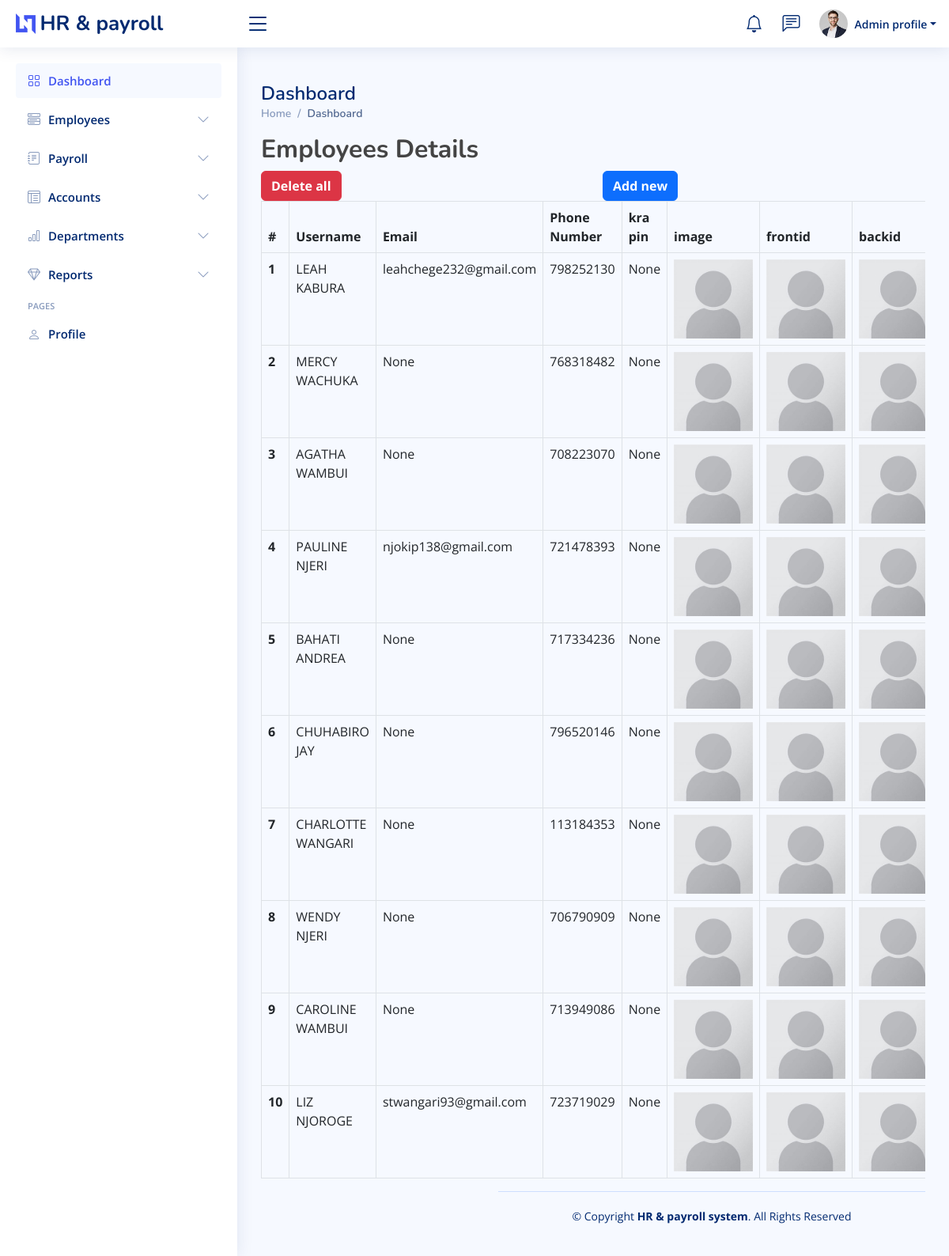
Screenshot of /home/employeeList/ with the database file from the repository.
### first/models.py (models this page shows, shortened)
class Employees(models.Model):
    SALARY_TYPE_CHOICES = (
        ('COMMISION', 'Commision'),
        ('FIXED', 'Fixed'),
    )
    first_name = models.CharField(max_length=255)
    middle_name = models.CharField(max_length=255)
    last_name = models.CharField(max_length=255)
    username = models.CharField(max_length=255)
    Employement_id = models.IntegerField()
    Email = models.EmailField(blank=True, null=True)
    phone_number = models.IntegerField(blank=True, null=True)
    kra_pin = models.IntegerField(blank=True, null=True)
    image = models.ImageField(upload_to='upload/', default = 'a.png', blank=True, null=True)
    front_id_image = models.ImageField(upload_to='upload/',  default = 'a.png' ,  blank=True, null=True)
    back_id_image = models.ImageField(upload_to='upload/',  default = 'a.png',  blank=True, null=True)
    salary_type=models.CharField(max_length=255,blank=True, choices=SALARY_TYPE_CHOICES)
    department = models.ForeignKey("Department", on_delete=models.CASCADE, related_name='employees')
    next_of_kin_first_name = models.CharField(max_length=255, blank=True, null=True)
    next_of_kin_middle_name =models.CharField(max_length=255, blank=True, null=True)
    next_of_kin_last_name = models.CharField(max_length=255, blank=True, null=True)
    next_of_kin_national_id = models.IntegerField( blank=True, null=True)
    next_of_kin_relationship = models.CharField(max_length=255, blank=True, null=True)
    next_of_kin_phone_number = models.IntegerField(blank=True, null=True)
    next_of_kin_email = models.EmailField(blank=True, null=True)
    date = models.DateTimeField(auto_now_add=True, blank=True, null=True)
    total_income = models.IntegerField(default=0, blank=True)

### first/employeesViews.py (the view)
# urls.py: path('employeeList/', employeesViews.employeeList, name='employeeList'),
def employeeList(request):
    employees = Employees.objects.all()
    employees_number = Employees.objects.count()
    context = {
        'employees' : employees,
        'employees_number' : employees_number
    }
    return render(request, 'Dashboard/employeeList.html', context)

### first/templates/Dashboard/employeeList.html (shortened to what this page needs)
{% extends "Dashboard/base.html" %}
{% load bootstrap5 %}
{% block content %}
<div class="container-xl">
  <div class="table-responsive">
      <div class="table-wrapper">
          <div class="table-title">
              <div class="row">
                  <div class="col-sm-8"><h2><b>Employees</b> <b>Details</b></h2></div>
              </div>
          </div>
          <div class="row">
            <div class="col">
              <form method="POST" action="{% url 'deleteAllEmployees' %}" enctype="multipart/form-data">
               <button type="submit" class="btn btn-danger"><b>Delete all</b></button>
            </form>
            </div>
            <div class="col" style="display:flex;">
               <button type="submit" class="btn btn-primary"><a href="{% url 'addEmployee' %}" style="color:white;"><b>Add new</b></a> </button>
            </div>
          </div>
          <table class="table  table-bordered">
              <thead>
                  <tr>
                      <th>#</th>
                      <th scope="col">Username</th>
                      <th scope="col">Email</th>
                      <th scope="col">Phone Number</th>
                      <th scope="col">kra pin</th>
                      <th scope="col">image</th>
                      <th scope="col">frontid</th>
                      <th scope="col">backid</th>
                  </tr>
              </thead>
              <tbody>
                {% for employee in employees  %}
                <tr>
                  <th scope="row">{{ employee.Employement_id }}</th>
                  <td>{{ employee.username }}</td>
                  <td>{{ employee.Email }}</td>
                  <td>{{ employee.phone_number }}</td>
                  <td>{{ employee.kra_pin }}</td>
                   {% if employee.image %}
                  <td><img style="max-width:100px; max-height:100px;" src= "{{ employee.image.url }}" alt="image"  /></td>
                  {% endif %}
                  <td><img style="max-width:100px; max-height:100px;" src="{{ employee.front_id_image.url }}"/></td>
                  <td><img style="max-width:100px; max-height:100px;"  src="{{ employee.back_id_image.url }}"/></td>
                </tr>
                {% endfor %}
              </tbody>
          </table>
      </div>
  </div>
</div>
{% endblock content %}

### first/templates/Dashboard/base.html (shortened to what this page needs)
<!DOCTYPE html>
{% load static %}
{% load bootstrap5 %}
<html lang="en">
<head>
  <link href="{% static 'vendor/bootstrap/css/bootstrap.min.css' %}" rel="stylesheet">
  <link href="{% static 'vendor/bootstrap-icons/bootstrap-icons.css' %}" rel="stylesheet">
  <link href="{% static 'vendor/boxicons/css/boxicons.min.css' %}" rel="stylesheet">
  <link href="{% static 'vendor/quill/quill.snow.css' %}" rel="stylesheet">
  <link href="{% static 'vendor/quill/quill.bubble.css' %}" rel="stylesheet">
  <link href="{% static 'vendor/remixicon/remixicon.css' %}" rel="stylesheet">
  <link href="{% static 'vendor/simple-datatables/style.css' %}" rel="stylesheet">
  <link href="{% static 'css/style.css' %}" rel="stylesheet">
</head>
<body>
  <header id="header" class="header fixed-top d-flex align-items-center">
    <div class="d-flex align-items-center justify-content-between">
      <a href="{%  url 'index'  %}" class="logo d-flex align-items-center">
        <img src="{% static 'img/logo.png'  %}" alt="">
        <span class="d-none d-lg-block">HR & payroll</span>
      </a>
      <i class="bi bi-list toggle-sidebar-btn"></i>
    </div>
    <nav class="header-nav ms-auto">
      <ul class="d-flex align-items-center">
        <li class="nav-item dropdown">
          <a class="nav-link nav-icon" href="#" data-bs-toggle="dropdown">
            <i class="bi bi-bell"></i>
          </a>
        </li>
        <li class="nav-item dropdown">
          <a class="nav-link nav-icon" href="#" data-bs-toggle="dropdown">
            <i class="bi bi-chat-left-text"></i>
          </a>
        </li>
        <li class="nav-item dropdown pe-3">
          <a class="nav-link nav-profile d-flex align-items-center pe-0" href="#" data-bs-toggle="dropdown">
            <img src="{% static 'img/profile-img.jpg'   %}" alt="Profile" class="rounded-circle">
            <span class="d-none d-md-block dropdown-toggle ps-2">Admin profile</span>
          </a>
        </li>
      </ul>
    </nav>
  </header>
  <aside id="sidebar" class="sidebar">
    <ul class="sidebar-nav" id="sidebar-nav">
      <li class="nav-item">
        <a class="nav-link " href="{% url 'index' %}">
          <i class="bi bi-grid"></i>
          <span>Dashboard</span>
        </a>
      </li>
      <li class="nav-item">
        <a class="nav-link collapsed" data-bs-target="#components-nav" data-bs-toggle="collapse" href="#">
          <i class="bi bi-menu-button-wide"></i><span>Employees</span><i class="bi bi-chevron-down ms-auto"></i>
        </a>
      </li>
      <li class="nav-item">
        <a class="nav-link collapsed" data-bs-target="#forms-nav" data-bs-toggle="collapse" href="#">
          <i class="bi bi-journal-text"></i><span>Payroll</span><i class="bi bi-chevron-down ms-auto"></i>
        </a>
      </li>
      <li class="nav-item">
        <a class="nav-link collapsed" data-bs-target="#tables-nav" data-bs-toggle="collapse" href="#">
          <i class="bi bi-layout-text-window-reverse"></i><span>Accounts</span><i class="bi bi-chevron-down ms-auto"></i>
        </a>
      </li>
      <li class="nav-item">
        <a class="nav-link collapsed" data-bs-target="#charts-nav" data-bs-toggle="collapse" href="#">
          <i class="bi bi-bar-chart"></i><span>Departments</span><i class="bi bi-chevron-down ms-auto"></i>
        </a>
      </li>
      <li class="nav-item">
        <a class="nav-link collapsed" data-bs-target="#icons-nav" data-bs-toggle="collapse" href="#">
          <i class="bi bi-gem"></i><span>Reports</span><i class="bi bi-chevron-down ms-auto"></i>
        </a>
      </li>
      <li class="nav-heading">Pages</li>
      <li class="nav-item">
        <a class="nav-link collapsed" href="{% url 'profile'   %}">
          <i class="bi bi-person"></i>
          <span>Profile</span>
        </a>
      </li>
    </ul>
  </aside>
                                           END SIDE BAR
<main id="main" class="main">
  <div class="pagetitle">
    <h1>Dashboard</h1>
    <nav>
      <ol class="breadcrumb">
        <li class="breadcrumb-item"><a href="{% url 'index'  %}">Home</a></li>
        <li class="breadcrumb-item active">Dashboard</li>
      </ol>
    </nav>
  </div>
  <section class="section dashboard">
    <div class="row">
        {% block content %}
        {% endblock content %}
     </div>
    </section>
  <footer id="footer" class="footer">
    <div class="copyright">
      &copy; Copyright <strong><span>HR & payroll system</span></strong>. All Rights Reserved
    </div>
  </footer>
</body>
</html>

### static/css/style.css (style rules this page uses)
:root { scroll-behavior: smooth; }
body { font-family: "Open Sans", sans-serif; background: #f6f9ff; color: #444444; }
a { color: #4154f1; text-decoration: none; }
h1, h2, h3, h4, h5, h6 { font-family: "Nunito", sans-serif; }
#main { margin-top: 60px; padding: 20px 30px; transition: all 0.3s; }
.pagetitle { margin-bottom: 10px; }
.pagetitle h1 { font-size: 24px; margin-bottom: 0; font-weight: 600; color: #012970; }
.breadcrumb { font-size: 14px; font-family: "Nunito", sans-serif; color: #899bbd; font-weight: 600; }
.breadcrumb a { color: #899bbd; transition: 0.3s; }
.breadcrumb .breadcrumb-item::before { color: #899bbd; }
.breadcrumb .active { color: #51678f; font-weight: 600; }
.logo { line-height: 1; }
@media (min-width: 1200px) { .logo { width: 280px; } }
.logo img { max-height: 26px; margin-right: 6px; }
.logo span { font-size: 26px; font-weight: 700; color: #012970; font-family: "Nunito", sans-serif; }
.header { transition: all 0.5s; z-index: 997; height: 60px; box-shadow: 0px 2px 20px rgba(1, 41, 112, 0.1); background-color: #fff; padding-left: 20px; }
.header .toggle-sidebar-btn { font-size: 32px; padding-left: 10px; cursor: pointer; color: #012970; }
.header-nav ul { list-style: none; }
.header-nav>ul { margin: 0; padding: 0; }
.header-nav .nav-icon { font-size: 22px; color: #012970; margin-right: 25px; position: relative; }
.header-nav .nav-profile { color: #012970; }
.header-nav .nav-profile img { max-height: 36px; }
.header-nav .nav-profile span { font-size: 14px; font-weight: 600; }
.sidebar { position: fixed; top: 60px; left: 0; bottom: 0; width: 300px; z-index: 996; transition: all 0.3s; padding: 20px; overflow-y: auto; scrollbar-width: thin; scrollbar-color: #aab7cf transparent; box-shadow: 0px 0px 20px rgba(1, 41, 112, 0.1); background-color: #fff; }
@media (min-width: 1200px) { #main, #footer { margin-left: 300px; } }
.sidebar-nav { padding: 0; margin: 0; list-style: none; }
.sidebar-nav li { padding: 0; margin: 0; list-style: none; }
.sidebar-nav .nav-item { margin-bottom: 5px; }
.sidebar-nav .nav-heading { font-size: 11px; text-transform: uppercase; color: #899bbd; font-weight: 600; margin: 10px 0 5px 15px; }
.sidebar-nav .nav-link { display: flex; align-items: center; font-size: 15px; font-weight: 600; color: #4154f1; transition: 0.3; background: #f6f9ff; padding: 10px 15px; border-radius: 4px; }
.sidebar-nav .nav-link i { font-size: 16px; margin-right: 10px; color: #4154f1; }
.sidebar-nav .nav-link.collapsed { color: #012970; background: #fff; }
.sidebar-nav .nav-link.collapsed i { color: #899bbd; }
.sidebar-nav .nav-link .bi-chevron-down { margin-right: 0; transition: transform 0.2s ease-in-out; }
.footer { padding: 20px 0; font-size: 14px; transition: all 0.3s; border-top: 1px solid #cddfff; }
.footer .copyright { text-align: center; color: #012970; }

### rows the page displays
Employees: Employement_id "1", username "LEAH KABURA", Email "leahchege232@gmail.com", phone_number "798252130", kra_pin "None", image (picture), front_id_image (picture), back_id_image (picture)
Employees: Employement_id "2", username "MERCY WACHUKA", Email "None", phone_number "768318482", kra_pin "None", image (picture), front_id_image (picture), back_id_image (picture)
Employees: Employement_id "3", username "AGATHA WAMBUI", Email "None", phone_number "708223070", kra_pin "None", image (picture), front_id_image (picture), back_id_image (picture)
Employees: Employement_id "4", username "PAULINE NJERI", Email "njokip138@gmail.com", phone_number "721478393", kra_pin "None", image (picture), front_id_image (picture), back_id_image (picture)
Employees: Employement_id "5", username "BAHATI ANDREA", Email "None", phone_number "717334236", kra_pin "None", image (picture), front_id_image (picture), back_id_image (picture)
Employees: Employement_id "6", username "CHUHABIRO JAY", Email "None", phone_number "796520146", kra_pin "None", image (picture), front_id_image (picture), back_id_image (picture)
Employees: Employement_id "7", username "CHARLOTTE WANGARI", Email "None", phone_number "113184353", kra_pin "None", image (picture), front_id_image (picture), back_id_image (picture)
Employees: Employement_id "8", username "WENDY NJERI", Email "None", phone_number "706790909", kra_pin "None", image (picture), front_id_image (picture), back_id_image (picture)
Employees: Employement_id "9", username "CAROLINE WAMBUI", Email "None", phone_number "713949086", kra_pin "None", image (picture), front_id_image (picture), back_id_image (picture)
Employees: Employement_id "10", username "LIZ NJOROGE", Email "stwangari93@gmail.com", phone_number "723719029", kra_pin "None", image (picture), front_id_image (picture), back_id_image (picture)
